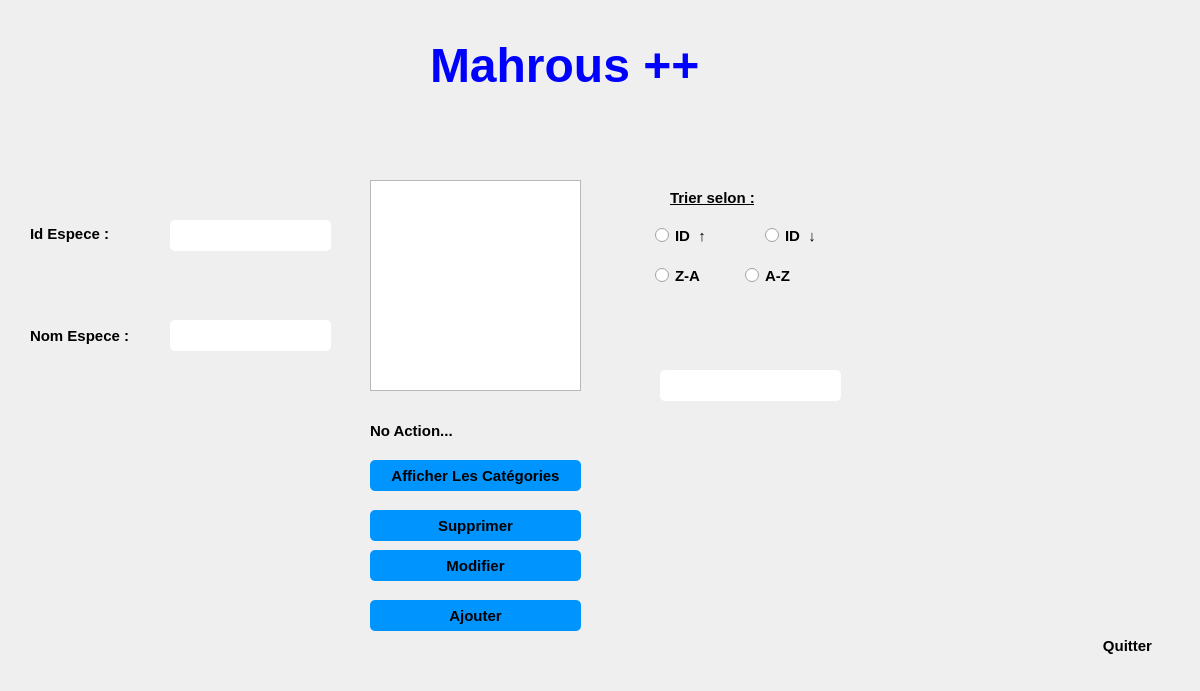
<?xml version="1.0" encoding="UTF-8"?>
<ui version="4.0">
 <class>especeanimal</class>
 <widget class="QDialog" name="especeanimal">
  <property name="geometry">
   <rect>
    <x>0</x>
    <y>0</y>
    <width>1200</width>
    <height>691</height>
   </rect>
  </property>
  <property name="windowTitle">
   <string>Dialog</string>
  </property>
  <widget class="QLineEdit" name="cx_idespeceanimal">
   <property name="geometry">
    <rect>
     <x>170</x>
     <y>220</y>
     <width>161</width>
     <height>31</height>
    </rect>
   </property>
   <property name="styleSheet">
    <string notr="true">QLineEdit {
padding: 5px;
border-radius: 5px;

font-weight: bold;
}</string>
   </property>
  </widget>
  <widget class="QLineEdit" name="cx_nomespeceanimal">
   <property name="geometry">
    <rect>
     <x>170</x>
     <y>320</y>
     <width>161</width>
     <height>31</height>
    </rect>
   </property>
   <property name="styleSheet">
    <string notr="true">QLineEdit {
padding: 5px;
border-radius: 5px;

font-weight: bold;
}</string>
   </property>
  </widget>
  <widget class="QLabel" name="label">
   <property name="geometry">
    <rect>
     <x>30</x>
     <y>190</y>
     <width>123</width>
     <height>87</height>
    </rect>
   </property>
   <property name="font">
    <font>
     <pointsize>11</pointsize>
     <weight>75</weight>
     <bold>true</bold>
    </font>
   </property>
   <property name="text">
    <string>Id Espece :</string>
   </property>
  </widget>
  <widget class="QLabel" name="label_2">
   <property name="geometry">
    <rect>
     <x>30</x>
     <y>290</y>
     <width>123</width>
     <height>91</height>
    </rect>
   </property>
   <property name="font">
    <font>
     <pointsize>11</pointsize>
     <weight>75</weight>
     <bold>true</bold>
    </font>
   </property>
   <property name="text">
    <string>Nom Espece :</string>
   </property>
  </widget>
  <widget class="QPushButton" name="pushButton">
   <property name="geometry">
    <rect>
     <x>370</x>
     <y>600</y>
     <width>211</width>
     <height>31</height>
    </rect>
   </property>
   <property name="font">
    <font>
     <pointsize>11</pointsize>
     <weight>75</weight>
     <bold>true</bold>
    </font>
   </property>
   <property name="styleSheet">
    <string notr="true">QPushButton {
padding: 5px;
border-radius: 5px;
background-color:#0094ff;
font-weight: bold;
}
QPushButton:hover
{
color :white;
}</string>
   </property>
   <property name="text">
    <string>Ajouter</string>
   </property>
  </widget>
  <widget class="QPushButton" name="pushButton_2">
   <property name="geometry">
    <rect>
     <x>370</x>
     <y>510</y>
     <width>211</width>
     <height>31</height>
    </rect>
   </property>
   <property name="font">
    <font>
     <pointsize>11</pointsize>
     <weight>75</weight>
     <bold>true</bold>
    </font>
   </property>
   <property name="styleSheet">
    <string notr="true">QPushButton {
padding: 5px;
border-radius: 5px;
background-color:#0094ff;
font-weight: bold;
}
QPushButton:hover
{
color :white;
}</string>
   </property>
   <property name="text">
    <string>Supprimer</string>
   </property>
  </widget>
  <widget class="QPushButton" name="pushButton_3">
   <property name="geometry">
    <rect>
     <x>370</x>
     <y>550</y>
     <width>211</width>
     <height>31</height>
    </rect>
   </property>
   <property name="font">
    <font>
     <pointsize>11</pointsize>
     <weight>75</weight>
     <bold>true</bold>
    </font>
   </property>
   <property name="styleSheet">
    <string notr="true">QPushButton {
padding: 5px;
border-radius: 5px;
background-color:#0094ff;
font-weight: bold;
}
QPushButton:hover
{
color :white;
}</string>
   </property>
   <property name="text">
    <string>Modifier</string>
   </property>
  </widget>
  <widget class="QTableView" name="afficher_especeanimal">
   <property name="geometry">
    <rect>
     <x>370</x>
     <y>180</y>
     <width>211</width>
     <height>211</height>
    </rect>
   </property>
   <property name="styleSheet">
    <string notr="true">QScrollBar:vertical {
                 background: #0094ff;
                }
                QScrollBar:horizontal {
                 background: #0094ff;
                }

QTableView  
{  
  qproperty-currentItemBackground: #cccccc;  
}</string>
   </property>
   <attribute name="verticalHeaderVisible">
    <bool>false</bool>
   </attribute>
  </widget>
  <widget class="QLabel" name="label_3">
   <property name="geometry">
    <rect>
     <x>370</x>
     <y>410</y>
     <width>251</width>
     <height>41</height>
    </rect>
   </property>
   <property name="font">
    <font>
     <pointsize>11</pointsize>
     <weight>75</weight>
     <bold>true</bold>
    </font>
   </property>
   <property name="text">
    <string>No Action...</string>
   </property>
  </widget>
  <widget class="QLineEdit" name="lineEdit_recherche">
   <property name="geometry">
    <rect>
     <x>660</x>
     <y>370</y>
     <width>181</width>
     <height>31</height>
    </rect>
   </property>
   <property name="styleSheet">
    <string notr="true">QLineEdit {
padding: 5px;
border-radius: 5px;

font-weight: bold;
}</string>
   </property>
  </widget>
  <widget class="QPushButton" name="pushButton_4">
   <property name="geometry">
    <rect>
     <x>590</x>
     <y>360</y>
     <width>51</width>
     <height>31</height>
    </rect>
   </property>
   <property name="font">
    <font>
     <family>MS Shell Dlg 2</family>
     <pointsize>11</pointsize>
     <weight>75</weight>
     <bold>true</bold>
    </font>
   </property>
   <property name="styleSheet">
    <string notr="true">QPushButton { border: none;image :url(C:/Users/ASUS/Downloads/loupe.png);}
QPushButton:hover
{
border: none;image :url(C:/Users/ASUS/Downloads/business-and-finance (3).png);
}
</string>
   </property>
   <property name="text">
    <string/>
   </property>
  </widget>
  <widget class="QPushButton" name="pushButton_6">
   <property name="geometry">
    <rect>
     <x>370</x>
     <y>460</y>
     <width>211</width>
     <height>31</height>
    </rect>
   </property>
   <property name="font">
    <font>
     <pointsize>11</pointsize>
     <weight>75</weight>
     <bold>true</bold>
    </font>
   </property>
   <property name="styleSheet">
    <string notr="true">QPushButton {
padding: 5px;
border-radius: 5px;
background-color:#0094ff;
font-weight: bold;
}
QPushButton:hover
{
color :white;
}</string>
   </property>
   <property name="text">
    <string>Afficher Les Catégories</string>
   </property>
  </widget>
  <widget class="QRadioButton" name="radioButton">
   <property name="geometry">
    <rect>
     <x>650</x>
     <y>220</y>
     <width>151</width>
     <height>31</height>
    </rect>
   </property>
   <property name="font">
    <font>
     <pointsize>11</pointsize>
     <weight>75</weight>
     <bold>true</bold>
    </font>
   </property>
   <property name="styleSheet">
    <string notr="true">
padding: 5px;
border-radius: 5px;

font-weight: bold;
</string>
   </property>
   <property name="text">
    <string>ID  ↑ </string>
   </property>
  </widget>
  <widget class="QRadioButton" name="radioButton_2">
   <property name="geometry">
    <rect>
     <x>760</x>
     <y>220</y>
     <width>141</width>
     <height>31</height>
    </rect>
   </property>
   <property name="font">
    <font>
     <pointsize>11</pointsize>
     <weight>75</weight>
     <bold>true</bold>
    </font>
   </property>
   <property name="styleSheet">
    <string notr="true">
padding: 5px;
border-radius: 5px;

font-weight: bold;
</string>
   </property>
   <property name="text">
    <string>ID  ↓</string>
   </property>
  </widget>
  <widget class="QLabel" name="label_5">
   <property name="geometry">
    <rect>
     <x>670</x>
     <y>190</y>
     <width>111</width>
     <height>16</height>
    </rect>
   </property>
   <property name="font">
    <font>
     <pointsize>11</pointsize>
     <weight>75</weight>
     <bold>true</bold>
     <underline>true</underline>
    </font>
   </property>
   <property name="text">
    <string>Trier selon :</string>
   </property>
  </widget>
  <widget class="QRadioButton" name="radioButton_3">
   <property name="geometry">
    <rect>
     <x>650</x>
     <y>260</y>
     <width>83</width>
     <height>31</height>
    </rect>
   </property>
   <property name="font">
    <font>
     <pointsize>11</pointsize>
     <weight>75</weight>
     <bold>true</bold>
    </font>
   </property>
   <property name="styleSheet">
    <string notr="true">
padding: 5px;
border-radius: 5px;

font-weight: bold;
</string>
   </property>
   <property name="text">
    <string>Z-A</string>
   </property>
  </widget>
  <widget class="QRadioButton" name="radioButton_4">
   <property name="geometry">
    <rect>
     <x>740</x>
     <y>260</y>
     <width>83</width>
     <height>31</height>
    </rect>
   </property>
   <property name="font">
    <font>
     <pointsize>11</pointsize>
     <weight>75</weight>
     <bold>true</bold>
    </font>
   </property>
   <property name="styleSheet">
    <string notr="true">
padding: 5px;
border-radius: 5px;

font-weight: bold;
</string>
   </property>
   <property name="text">
    <string>A-Z</string>
   </property>
  </widget>
  <widget class="QLabel" name="pic">
   <property name="geometry">
    <rect>
     <x>0</x>
     <y>0</y>
     <width>1200</width>
     <height>691</height>
    </rect>
   </property>
   <property name="text">
    <string/>
   </property>
  </widget>
  <widget class="QLabel" name="label_4">
   <property name="geometry">
    <rect>
     <x>430</x>
     <y>30</y>
     <width>331</width>
     <height>71</height>
    </rect>
   </property>
   <property name="text">
    <string>&lt;html&gt;&lt;head/&gt;&lt;body&gt;&lt;p&gt;&lt;span style=&quot; font-size:36pt; font-weight:600; color:#0000ff;&quot;&gt;Mahrous ++&lt;/span&gt;&lt;/p&gt;&lt;/body&gt;&lt;/html&gt;</string>
   </property>
  </widget>
  <widget class="QPushButton" name="pushButton_9">
   <property name="geometry">
    <rect>
     <x>1090</x>
     <y>630</y>
     <width>75</width>
     <height>31</height>
    </rect>
   </property>
   <property name="font">
    <font>
     <pointsize>11</pointsize>
     <weight>75</weight>
     <bold>true</bold>
    </font>
   </property>
   <property name="styleSheet">
    <string notr="true">color: &quot;red&quot;;

padding: 5px;
border-radius: 5px;

font-weight: bold;

</string>
   </property>
   <property name="text">
    <string>Quitter</string>
   </property>
  </widget>
  <widget class="QLabel" name="remarque_id">
   <property name="geometry">
    <rect>
     <x>330</x>
     <y>220</y>
     <width>41</width>
     <height>31</height>
    </rect>
   </property>
   <property name="font">
    <font>
     <pointsize>15</pointsize>
     <weight>75</weight>
     <bold>true</bold>
    </font>
   </property>
   <property name="styleSheet">
    <string notr="true">color:red;</string>
   </property>
   <property name="text">
    <string/>
   </property>
  </widget>
  <widget class="QLabel" name="remarque_nom">
   <property name="geometry">
    <rect>
     <x>330</x>
     <y>320</y>
     <width>31</width>
     <height>31</height>
    </rect>
   </property>
   <property name="font">
    <font>
     <pointsize>15</pointsize>
     <weight>75</weight>
     <bold>true</bold>
    </font>
   </property>
   <property name="styleSheet">
    <string notr="true">color:red;</string>
   </property>
   <property name="text">
    <string/>
   </property>
  </widget>
  <widget class="QLabel" name="text_vide">
   <property name="geometry">
    <rect>
     <x>160</x>
     <y>260</y>
     <width>181</width>
     <height>31</height>
    </rect>
   </property>
   <property name="font">
    <font>
     <pointsize>7</pointsize>
     <weight>75</weight>
     <bold>true</bold>
    </font>
   </property>
   <property name="styleSheet">
    <string notr="true">color:red;</string>
   </property>
   <property name="text">
    <string/>
   </property>
  </widget>
  <widget class="QLabel" name="text_chiffre">
   <property name="geometry">
    <rect>
     <x>50</x>
     <y>180</y>
     <width>221</width>
     <height>31</height>
    </rect>
   </property>
   <property name="font">
    <font>
     <pointsize>7</pointsize>
     <weight>75</weight>
     <bold>true</bold>
    </font>
   </property>
   <property name="styleSheet">
    <string notr="true">color:red;</string>
   </property>
   <property name="text">
    <string/>
   </property>
  </widget>
  <widget class="QLabel" name="text_lettres">
   <property name="geometry">
    <rect>
     <x>160</x>
     <y>360</y>
     <width>201</width>
     <height>31</height>
    </rect>
   </property>
   <property name="font">
    <font>
     <pointsize>7</pointsize>
     <weight>75</weight>
     <bold>true</bold>
    </font>
   </property>
   <property name="styleSheet">
    <string notr="true">color:red;</string>
   </property>
   <property name="text">
    <string/>
   </property>
  </widget>
  <zorder>pic</zorder>
  <zorder>cx_idespeceanimal</zorder>
  <zorder>cx_nomespeceanimal</zorder>
  <zorder>pushButton</zorder>
  <zorder>pushButton_2</zorder>
  <zorder>pushButton_3</zorder>
  <zorder>afficher_especeanimal</zorder>
  <zorder>label_3</zorder>
  <zorder>lineEdit_recherche</zorder>
  <zorder>pushButton_4</zorder>
  <zorder>pushButton_6</zorder>
  <zorder>radioButton</zorder>
  <zorder>radioButton_2</zorder>
  <zorder>label_5</zorder>
  <zorder>radioButton_3</zorder>
  <zorder>radioButton_4</zorder>
  <zorder>label</zorder>
  <zorder>label_2</zorder>
  <zorder>label_4</zorder>
  <zorder>pushButton_9</zorder>
  <zorder>remarque_id</zorder>
  <zorder>remarque_nom</zorder>
  <zorder>text_vide</zorder>
  <zorder>text_chiffre</zorder>
  <zorder>text_lettres</zorder>
 </widget>
 <resources/>
 <connections>
  <connection>
   <sender>pushButton_9</sender>
   <signal>clicked()</signal>
   <receiver>especeanimal</receiver>
   <slot>accept()</slot>
   <hints>
    <hint type="sourcelabel">
     <x>1142</x>
     <y>643</y>
    </hint>
    <hint type="destinationlabel">
     <x>1217</x>
     <y>662</y>
    </hint>
   </hints>
  </connection>
 </connections>
</ui>
